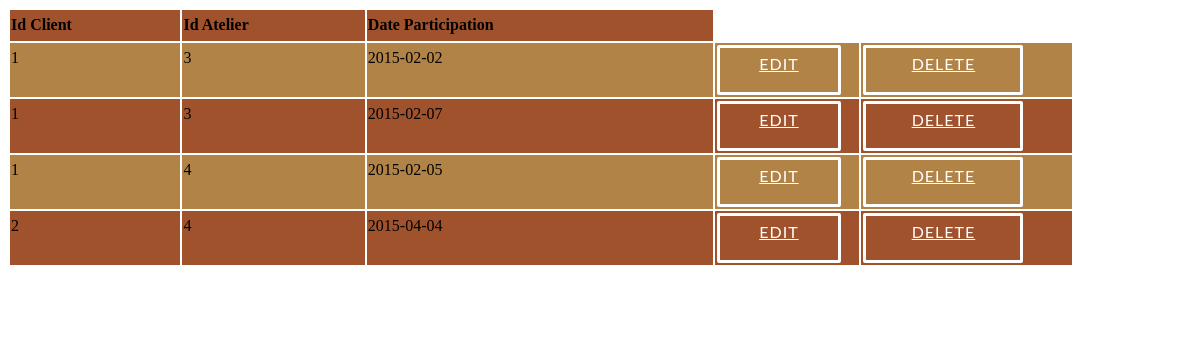
Screenshot of /pfc/cpanel/particiapation/list.php with the database file from the repository.
### tables this page shows
CREATE TABLE IF NOT EXISTS `participation` (
  `id_client` int(11) NOT NULL DEFAULT '0',
  `id_atelier` int(11) NOT NULL DEFAULT '0',
  `date_participation` date NOT NULL DEFAULT '0000-00-00',
  PRIMARY KEY (`id_client`,`id_atelier`,`date_participation`),
  KEY `atelier_atelier_FK` (`id_atelier`)
);

### pfc/cpanel/particiapation/list.php (the view, shortened to what this page needs)
<HTML>
	<head>
		<link rel="stylesheet" type="text/css" href="../css/view_style.css">
	</head>
<?php
echo "<table border=0 >";
echo "<tr>";
echo "<td><b>Id Client</b></td>";
echo "<td><b>Id Atelier</b></td>";
echo "<td><b>Date Participation</b></td>";
echo "</tr>";
$result = mysql_query("SELECT * FROM `participation`") or trigger_error(mysql_error());
while($row = mysql_fetch_array($result)){
foreach($row AS $key => $value) { $row[$key] = stripslashes($value); }
echo "<tr>";
echo "<td valign='top'>" . nl2br( $row['id_client']) . "</td>";
echo "<td valign='top'>" . nl2br( $row['id_atelier']) . "</td>";
echo "<td valign='top'>" . nl2br( $row['date_participation']) . "</td>";
echo "<td valign='top'>
		<a href=edit.php?id_client={$row['id_client']}&id_atelier={$row['id_atelier']}&date_participation={$row['date_participation']} class='popup-button'>Edit</a>
	</td>
	<td>
	<a href=delete.php?id_client={$row['id_client']}&id_atelier={$row['id_atelier']}&date_participation={$row['date_participation']} class='popup-button'>Delete</a>
	</td> ";
echo "</tr>";
}
echo "</table>";
echo "<a href=new.php class='popup-button'>New Row</a>";
?>

### pfc/cpanel/css/view_style.css (style rules this page uses)
table { width: 90%; margin :0; height: auto; }
tbody tr:nth-child(even) { background-color: #B28347 !important; line-height : 1.8em; font-size: 100%; }
tbody tr:nth-child(odd) { background-color: #A0522D !important; line-height : 1.8em; font-size: 100%; }
.popup-button { border: 3px solid #FFF !important; padding: 2px !important; background: transparent !important; color: #FFF !important; font-family: 'Lato', Calibri, Arial, sans-serif; font-size: 1em !important; letter-spacing: 1px !important; text-transform: uppercase !important; cursor: pointer !important; display: inline-block !important; width : 80% !important; max-width : 150px; min-height : 40px; margin: 1px !important; border-radius: 2px !important; text-align: center; -webkit-transition: all 0.3s !important; -o-transition: all 0.3s !important; transition: all 0.3s !important; }

### rows the page displays
participation: id_client "1", id_atelier "3", date_participation "2015-02-02"
participation: id_client "1", id_atelier "3", date_participation "2015-02-07"
participation: id_client "1", id_atelier "4", date_participation "2015-02-05"
participation: id_client "2", id_atelier "4", date_participation "2015-04-04"
